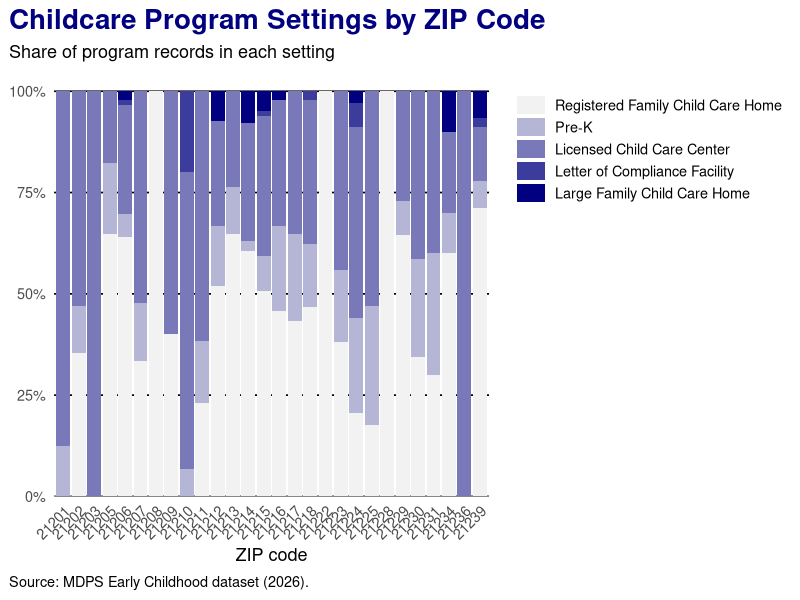

This chart was generated by the following R code: (Note: this script raises an error after producing the figure.)
## ---- chunk 1
#| label: setup

library(ggplot2)
library(dplyr)
library(tidyr)
library(cowplot)

# Loading the childcare table and removing the footnote rows without addresses.

childcare_eda <- read.csv(
  "../data/MDPS Early Childhood Dev.csv",
  stringsAsFactors = FALSE
) |>
  filter(
    !is.na(address),
    address != ""
  )

## ---- chunk 2
#| label: program-setting-share-chart
#| fig-width: 10
#| fig-height: 7

program_setting_chart <- childcare_eda |>
  filter(!is.na(zipcode)) |>
  ggplot(
    aes(
      x = factor(zipcode),
      fill = gen_program_setting_detail
    )
  ) +
  geom_bar(position = "fill")

program_setting_chart +
  scale_y_continuous(
    labels = scales::percent,
    expand = expansion(mult = c(0, 0.05))
  ) +
  guides(fill = guide_legend(reverse = TRUE)) +
  scale_fill_manual(
  values = colorRampPalette(c("navy", "grey95"))(
    dplyr::n_distinct(childcare_eda$gen_program_setting_detail)
  )
) +
  labs(
    x = "ZIP code",
    y = NULL,
    fill = NULL,
    title = "Childcare Program Settings by ZIP Code",
    subtitle = "Share of program records in each setting",
    caption = "Source: MDPS Early Childhood dataset (2026)."
  ) +
  theme_minimal(base_size = 13) +
  theme(
    panel.grid.major.x = element_blank(),
    panel.grid.minor = element_blank(),
    panel.grid.major.y = element_line(color = "black"),
    plot.title.position = "plot",
    plot.title = element_text(face = "bold", size = 20, color = "navy"),
    plot.caption.position = "plot",
    plot.caption = element_text(
      hjust = 0,
      margin = margin(t = 8)
    ),
    axis.text.x = element_text(angle = 45, hjust = 1),
    legend.justification = c(1, 0.95),
    legend.key.width = grid::unit(1.5, "lines"),
    legend.key.height = grid::unit(1, "lines"),
    legend.key.spacing.y = grid::unit(0.1, "lines")
  )
## ---- chunk 3
#| label: heatmap-program-availability-setup

availability <- childcare_eda |>
  dplyr::select(
    setting = gen_program_setting_detail,
    dplyr::ends_with(".Time")
  ) |>
  tidyr::pivot_longer(
    cols = dplyr::ends_with(".Time"),
    names_to = c("day", ".value", NA),
    names_sep = "\\."
  ) |>
  dplyr::mutate(
    opening = as.numeric(
      as.difftime(trimws(Start), units = "hours")
    ),
    closing = as.numeric(
      as.difftime(trimws(End), units = "hours")
    ),
    day = factor(day, levels = day_order)
  ) |>
  tidyr::drop_na(opening, closing) |>
  tidyr::uncount(24, .id = "hour") |>
  dplyr::mutate(
    hour = hour - 1,
    open = ifelse(
      closing < opening,
      hour >= opening | hour < closing,
      hour >= opening & hour < closing
    )
  ) |>
  dplyr::group_by(setting, day, hour) |>
  dplyr::summarise(
    percent_open = mean(open) * 100,
    .groups = "drop"
  ) |>
  tidyr::complete(setting, day, hour = 0:23)

day_order <- c(
  "Monday", "Tuesday", "Wednesday", "Thursday",
  "Friday", "Saturday", "Sunday"
)
## ---- chunk 4
#| label: heatmap_program-avaibility
#| fig-width: 9
#| fig-height: 10

ggplot(
  availability,
  aes(x = hour, y = day, fill = percent_open)
) +
  geom_tile(color = "white", linewidth = 0.3) +
  facet_wrap(~ setting, ncol = 1) +
  scale_x_continuous(
    breaks = seq(0, 23, 2),
    expand = c(0, 0)
  ) +
  scale_y_discrete(
    limits = rev(day_order),
    labels = function(x) substr(x, 1, 3),
    drop = FALSE
  ) +
  scale_fill_gradient(
    low = "grey95",
    high = "navy",
    limits = c(0, 100),
    na.value = "grey95"
  ) +
  guides(
    fill = guide_colorbar(
      direction = "horizontal",
      title.position = "top",
      title.hjust = 0
    )
  ) +
  labs(
    title = "Weekly Childcare Availability",
    subtitle = "By MDPS program setting",
    x = "Time of day",
    y = NULL,
    fill = "% Of Open Programs",
    caption = paste0(
      "Only program-days with usable opening and closing times are included.\n",
      "Grey represents both unschedule information and times.\n",
      "Source: MDPS Early Childhood dataset (2026)."
    )
  ) +
  theme_cowplot() +
  theme(
    panel.grid = element_blank(),
    strip.background = element_blank(),
    strip.text.x = element_text(
      face = "bold", hjust = 0, size = 12),
    plot.title.position = "plot",
    plot.title = element_text(
      face = "bold", size = 20, color = "navy"),
    plot.subtitle = element_text(margin = margin(b = 35)),
    legend.position = "inside",
    legend.position.inside = c(1, 1.06),
    legend.justification = c(1, 0),
    legend.background = element_blank(),
    plot.caption = element_text(hjust = 0)
  )
## ---- chunk 5
#| label: availability-weekdays-weekends
#| fig-width: 9
#| fig-height: 6

availability |>
  mutate(
    day_group = ifelse(
      day %in% c("Saturday", "Sunday"),
      "Weekends",
      "Weekdays"
    )
  ) |>
  group_by(setting, day_group, hour) |>
  summarise(
    percent_open = mean(percent_open, na.rm = TRUE),
    .groups = "drop"
  ) |>
  ggplot(aes(x = hour, y = percent_open, color = setting)) +
  geom_line(linewidth = 1, na.rm = TRUE) +
  facet_wrap(~ day_group) +
  scale_x_continuous(
    breaks = seq(0, 23, 4),
    expand = c(0, 0)
  ) +
  scale_y_continuous(
    limits = c(0, 100),
    breaks = seq(0, 100, 25)
  ) +
  scale_color_manual(
  values = colorRampPalette(c("navy", "#808000"))(
    dplyr::n_distinct(availability$setting)
  )
) +
  labs(
    title = "Weekday and Weekend Childcare Availability",
    subtitle = "By MDPS program setting",
    x = "Time Of Day",
    y = "% of Open Programs",
    color = NULL,
    caption = paste0(
      "Daily percentages are averaged equally within weekdays and weekends; missing days are excluded.\n",
      "Only program-days with usable opening and closing times are included.\n",
      "Source: MDPS Early Childhood dataset (2026)."
    )
  ) +
  theme_cowplot() +
  theme(
    panel.grid = element_blank(),
    strip.background = element_blank(),
    strip.text = element_text(face = "bold", hjust = 0, size = 15),
    plot.title.position = "plot",
    plot.title = element_text(face = "bold", size = 20, color = "navy"),
    legend.position = "bottom",
    plot.caption = element_text(hjust = 0)
  ) +
  guides(color = guide_legend(ncol = 2))
